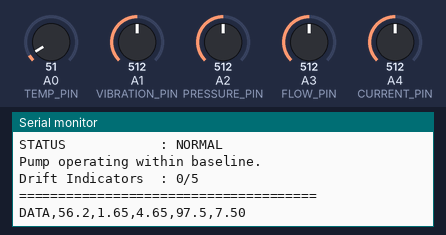
A sketch run on a simulated Arduino Uno, built with avr-gcc and run on an emulated ATmega328P. Shown: the last lines printed to the serial monitor. Inputs (shaded band) come from the test bench; at power-on: A1 (VIBRATION_PIN) = 512, A3 (FLOW_PIN) = 512, A0 (TEMP_PIN) = 51, A2 (PRESSURE_PIN) = 512, A4 (CURRENT_PIN) = 512.

Above: at 2.3 s.
2.4 s: A1 (VIBRATION_PIN) set to 584
At 3.8 s:
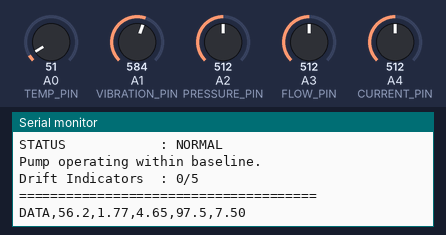
7.3 s: A1 (VIBRATION_PIN) set to 609
At 9.2 s:
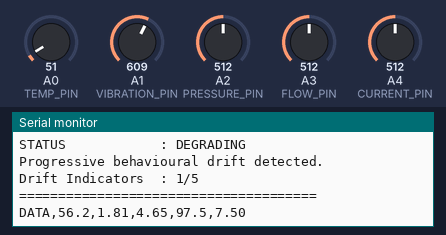
12.2 s: A3 (FLOW_PIN) set to 669
At 14.0 s:
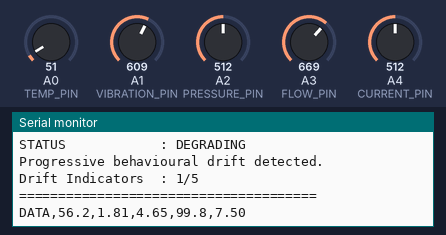
17.1 s: A3 (FLOW_PIN) set to 692
At 18.4 s:
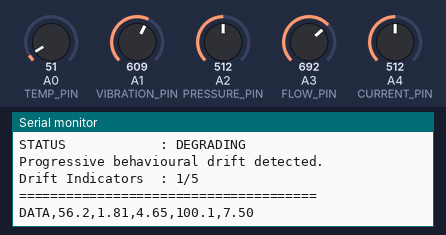
Timing chart, 0 to 20.1 s (numbered marks = the images above; inputs shaded):
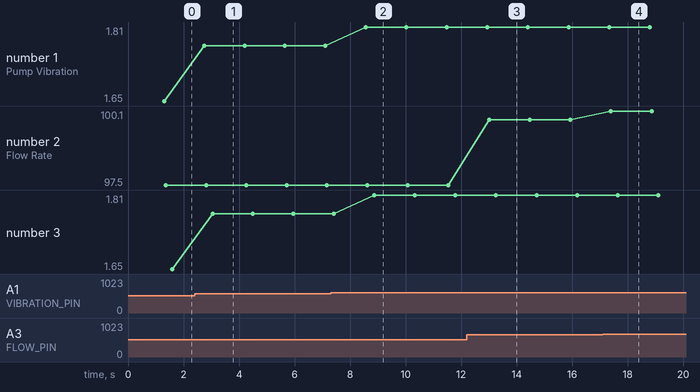

Measured:
- after the input at 2.4 s, the serial monitor: prints a new line after 0.35 s (image 1)
- after the input at 7.3 s, the serial monitor: prints a new line after 1.3 s (image 2)
- after the input at 12.2 s, the serial monitor: prints a new line after 0.81 s (image 3)
- after the input at 17.1 s, the serial monitor: prints a new line after 0.29 s (image 4)
- plotted number 1: 1.65 → 1.77 after the input at 2.4 s, 1.77 → 1.81 after the input at 7.3 s
- plotted number 2: 97.5 → 99.8 after the input at 12.2 s, 99.8 → 100.1 after the input at 17.1 s
- plotted number 3: 1.65 → 1.77 after the input at 2.4 s, 1.77 → 1.81 after the input at 7.3 s

The sketch:

sketch.ino
```cpp
// ============================================================
// MachineDNA - Pump IoT Edge Node
// Asset: PUMP-001
// Machine: Industrial Centrifugal Pump
// ============================================================

// Sensor input pins
const int TEMP_PIN = A0;
const int VIBRATION_PIN = A1;
const int PRESSURE_PIN = A2;
const int FLOW_PIN = A3;
const int CURRENT_PIN = A4;


void setup() {

  Serial.begin(9600);

  Serial.println();
  Serial.println("======================================");
  Serial.println("   MachineDNA - Pump IoT Edge Node");
  Serial.println("   Asset   : PUMP-001");
  Serial.println("   Machine : Centrifugal Pump");
  Serial.println("======================================");

  delay(1000);
}


void loop() {

  // ----------------------------------------------------------
  // 1. READ SENSOR INPUTS
  // ----------------------------------------------------------

  int tempRaw = analogRead(TEMP_PIN);
  int vibrationRaw = analogRead(VIBRATION_PIN);
  int pressureRaw = analogRead(PRESSURE_PIN);
  int flowRaw = analogRead(FLOW_PIN);
  int currentRaw = analogRead(CURRENT_PIN);


  // ----------------------------------------------------------
  // 2. CONVERT RAW ADC VALUES TO ENGINEERING VALUES
  // ----------------------------------------------------------

  float temperature =
    55.0 + (tempRaw / 1023.0) * 25.0;

  float vibration =
    0.8 + (vibrationRaw / 1023.0) * 1.7;

  float pressure =
    4.2 + (pressureRaw / 1023.0) * 0.9;

  float flow =
    90.0 + (flowRaw / 1023.0) * 15.0;

  float current =
    6.5 + (currentRaw / 1023.0) * 2.0;


  // ----------------------------------------------------------
  // 3. DISPLAY LIVE MACHINE TELEMETRY
  // ----------------------------------------------------------

  Serial.println();
  Serial.println("======================================");
  Serial.println("       PUMP-001 LIVE TELEMETRY");
  Serial.println("       Industrial Centrifugal Pump");
  Serial.println("======================================");


  Serial.print("Motor Temperature : ");
  Serial.print(temperature, 1);
  Serial.println(" °C");


  Serial.print("Pump Vibration    : ");
  Serial.print(vibration, 2);
  Serial.println(" mm/s");


  Serial.print("Discharge Pressure: ");
  Serial.print(pressure, 2);
  Serial.println(" bar");


  Serial.print("Flow Rate         : ");
  Serial.print(flow, 1);
  Serial.println(" L/min");


  Serial.print("Motor Current     : ");
  Serial.print(current, 2);
  Serial.println(" A");


  Serial.println("--------------------------------------");


  // ----------------------------------------------------------
  // 4. BASIC MACHINE STATUS
  // ----------------------------------------------------------

  bool warning = false;

int driftCount = 0;

if (temperature > 67)
  driftCount++;

if (vibration > 1.8)
  driftCount++;

if (pressure < 4.5)
  driftCount++;

if (flow < 94)
  driftCount++;

if (current > 7.8)
  driftCount++;


if (driftCount == 0) {

  Serial.println("STATUS            : NORMAL");
  Serial.println("Pump operating within baseline.");

}
else if (driftCount <= 2) {

  Serial.println("STATUS            : DEGRADING");
  Serial.println("Progressive behavioural drift detected.");

}
else {

  Serial.println("STATUS            : CRITICAL");
  Serial.println("Multiple pump parameters deviating.");
}

Serial.print("Drift Indicators  : ");
Serial.print(driftCount);
Serial.println("/5");

  Serial.println("======================================");
Serial.print("DATA,");
Serial.print(temperature, 1);
Serial.print(",");
Serial.print(vibration, 2);
Serial.print(",");
Serial.print(pressure, 2);
Serial.print(",");
Serial.print(flow, 1);
Serial.print(",");
Serial.println(current, 2);

  // Wait one second before next telemetry reading
  delay(1000);
}
```
